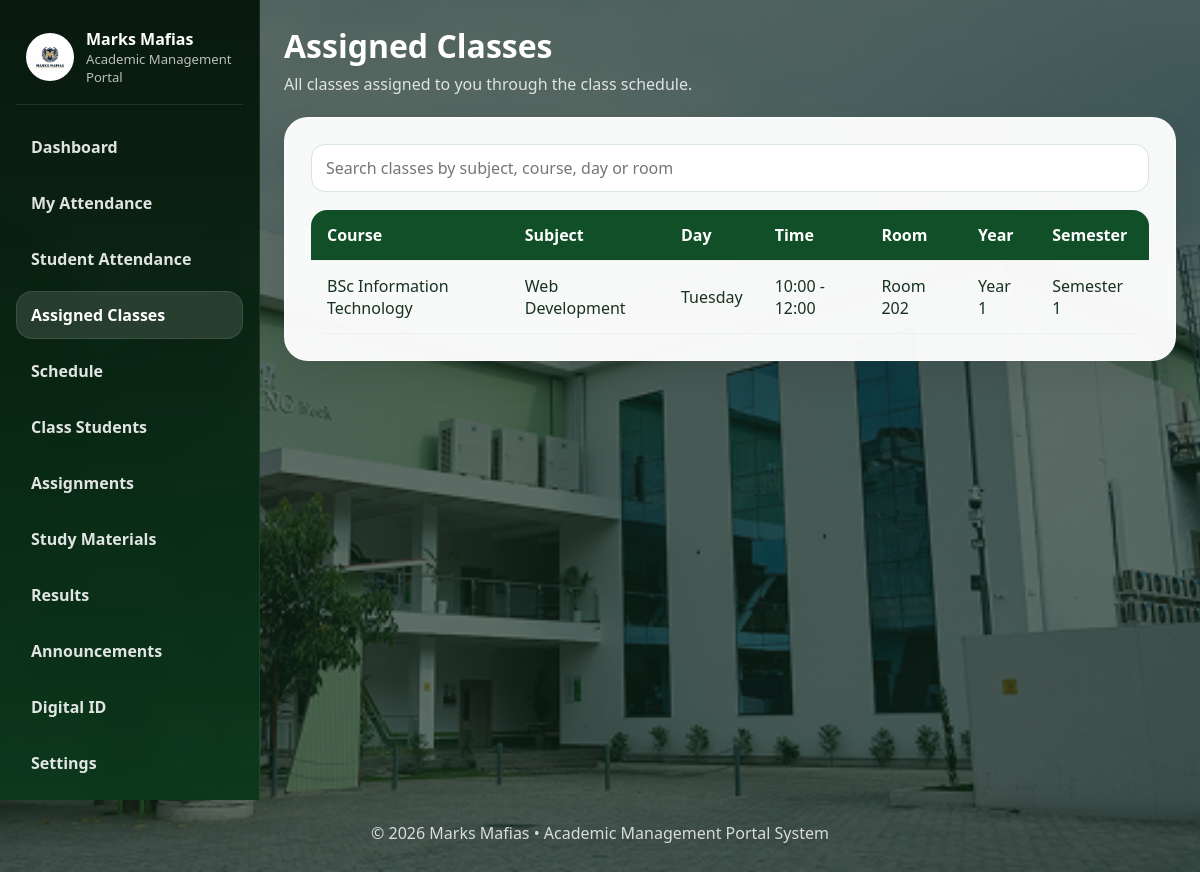
The app's page /public/teacher/classes.php (signed in) with its own data.
### tables this page shows
CREATE TABLE `class_schedules` (
  `id` int(11) NOT NULL,
  `course_id` int(11) NOT NULL,
  `subject_id` int(11) NOT NULL,
  `teacher_id` int(11) NOT NULL,
  `day_name` varchar(20) NOT NULL,
  `start_time` time NOT NULL,
  `end_time` time NOT NULL,
  `classroom` varchar(80) NOT NULL,
  `year_label` varchar(30) NOT NULL,
  `semester` varchar(50) NOT NULL,
  `created_at` timestamp NOT NULL DEFAULT current_timestamp()
);

CREATE TABLE `courses` (
  `id` int(11) NOT NULL,
  `course_name` varchar(150) NOT NULL,
  `year_label` varchar(30) NOT NULL,
  `semester` varchar(60) NOT NULL,
  `created_at` timestamp NOT NULL DEFAULT current_timestamp()
);

CREATE TABLE `subjects` (
  `id` int(11) NOT NULL,
  `course_id` int(11) NOT NULL,
  `teacher_id` int(11) NOT NULL,
  `subject_code` varchar(40) NOT NULL,
  `subject_name` varchar(150) NOT NULL,
  `year_label` varchar(30) NOT NULL,
  `semester` varchar(60) NOT NULL,
  `created_at` timestamp NOT NULL DEFAULT current_timestamp()
);

### includes/functions.php (called while the page is built, shortened)
<?php
function e(null|string|int|float $value): string
{
    return htmlspecialchars((string)$value, ENT_QUOTES, 'UTF-8');
}

### public/teacher/classes.php (the view, shortened to what this page needs)
<?php
require_once dirname(dirname(__DIR__)) . '/includes/auth.php';
$teacherId = (int)user()['id'];
$stmt = $pdo->prepare('
    SELECT cs.*, c.course_name, s.subject_name
    FROM class_schedules cs
    JOIN courses c ON c.id = cs.course_id
    JOIN subjects s ON s.id = cs.subject_id
    WHERE cs.teacher_id = ?
    ORDER BY cs.day_name, cs.start_time
');
$stmt->execute([$teacherId]);
$classes = $stmt->fetchAll();
include dirname(dirname(__DIR__)) . '/includes/header.php';
?>
<div class="dashboard-shell">
    <?php include dirname(dirname(__DIR__)) . '/includes/sidebar.php'; ?>
    <main class="main-panel">
        <div class="dashboard-top">
            <div class="dashboard-title">
                <h1>Assigned Classes</h1>
                <p>All classes assigned to you through the class schedule.</p>
            </div>
        </div>
        <div class="table-card">
            <div class="search-row">
                <input type="text" placeholder="Search classes by subject, course, day or room" data-table-search="teacherClassesTable">
            </div>
            <div class="table-wrap">
                <table id="teacherClassesTable">
                    <thead>
                        <tr>
                            <th>Course</th>
                            <th>Subject</th>
                            <th>Day</th>
                            <th>Time</th>
                            <th>Room</th>
                            <th>Year</th>
                            <th>Semester</th>
                        </tr>
                    </thead>
                    <tbody>
                        <?php foreach ($classes as $row): ?>
                            <tr>
                                <td><?= e($row['course_name']) ?></td>
                                <td><?= e($row['subject_name']) ?></td>
                                <td><?= e($row['day_name']) ?></td>
                                <td><?= e(substr($row['start_time'], 0, 5) . ' - ' . substr($row['end_time'], 0, 5)) ?></td>
                                <td><?= e($row['classroom']) ?></td>
                                <td><?= e($row['year_label']) ?></td>
                                <td><?= e($row['semester']) ?></td>
                            </tr>
                        <?php endforeach; ?>
                    </tbody>
                </table>
            </div>
        </div>
    </main>
</div>
<?php include dirname(dirname(__DIR__)) . '/includes/footer.php'; ?>

### assets/css/style.css (style rules this page uses)
:root { --primary: #148f3c; --primary-dark: #0b6a2b; --primary-soft: #dff4e4; --accent: #f5fff7; --white: #fff; --text: #173221; --muted: #5f7567; --border: #d6e7da; --danger: #cf3a3a; --shadow: 0 14px 34px rgba(0, 0, 0, 0.08); --shadow-lg: 0 26px 60px rgba(0, 0, 0, 0.16); --radius: 18px; --radius-lg: 30px; }
* { box-sizing: border-box; }
html { scroll-behavior: smooth; }
body { margin: 0; font-family: Segoe UI, Tahoma, sans-serif; color: var(--text); background: linear-gradient(rgba(14, 36, 24, 0.68), rgba(14, 36, 24, 0.64)), url("../images/bg.jpg") center/cover no-repeat; background-attachment: scroll; }
.content-card, .table-card, .form-card, .panel-card { background: rgba(255, 255, 255, 0.96); border-radius: var(--radius); box-shadow: var(--shadow); border: 1px solid rgba(255, 255, 255, 0.5); }
.table-card { padding: 20px; }
input, select, textarea { width: 100%; min-height: 48px; padding: 12px 14px; border: 1px solid #cedbd1; border-radius: 16px; font: inherit; background: #fff; }
.search-row { display: flex; gap: 12px; flex-wrap: wrap; align-items: center; margin-bottom: 16px; }
.search-row input, .search-row select { background: #fff; border: 1px solid #d7e4da; border-radius: 14px; min-height: 48px; padding: 12px 14px; }
.search-row input { flex: 1 1 260px; }
.table-wrap { overflow-x: auto; border-radius: 16px; }
table { width: 100%; border-collapse: collapse; background: transparent; }
thead { background: #104f27; color: #fff; }
th, td { padding: 14px 16px; text-align: left; vertical-align: top; border-bottom: 1px solid #ebf1ec; }
.main-panel { display: flex; flex-direction: column; gap: 22px; }
.dashboard-top { margin-bottom: 0; }
.main-panel > .form-card, .main-panel > .table-card, .main-panel > .content-card, .main-panel > .panel-card, .main-panel > .assignment-shell { margin: 0; }
.form-card, .table-card, .content-card, .panel-card { width: 100%; border-radius: 24px; }
.table-card { padding: 26px; }
.search-row { margin-bottom: 18px; }
.table-wrap { margin-top: 6px; }

### assets/css/dashboard.css (style rules this page uses)
.dashboard-shell { display: block; min-height: 100vh; position: relative; }
.main-panel { margin-left: 260px; padding: 24px; overflow-x: hidden; min-height: 100vh; }
.dashboard-shell { display: block; }
.main-panel { padding: 24px; overflow-x: hidden; }
.dashboard-top { display: flex; align-items: center; justify-content: space-between; gap: 14px; margin-bottom: 18px; }
.dashboard-title h1 { margin: 0; color: #fff; font-size: 2rem; }
.dashboard-title p { margin: 6px 0 0; color: rgba(255, 255, 255, 0.82); }
.main-panel { display: flex; flex-direction: column; gap: 22px; }
.dashboard-top { margin-bottom: 0; }
.main-panel > .form-card, .main-panel > .table-card, .main-panel > .content-card, .main-panel > .panel-card { margin: 0; }
.form-card, .table-card, .content-card, .panel-card { width: 100%; border-radius: 24px; }
.table-card { padding: 26px; }
.search-row { margin-bottom: 18px; }
td { vertical-align: middle; }

### records on screen
class_schedules: course.course_name "BSc Information Technology", subject.subject_name "Web Development", day_name "Tuesday", start_time+end_time "10:00 - 12:00", classroom "Room 202", year_label "Year 1", semester "Semester 1"

### other values on screen
$label "Dashboard"
$label "My Attendance"
$label "Student Attendance"
$label "Assigned Classes"
$label "Schedule"
$label "Class Students"
$label "Assignments"
$label "Study Materials"
$label "Results"
$label "Announcements"
$label "Digital ID"
$label "Settings"
